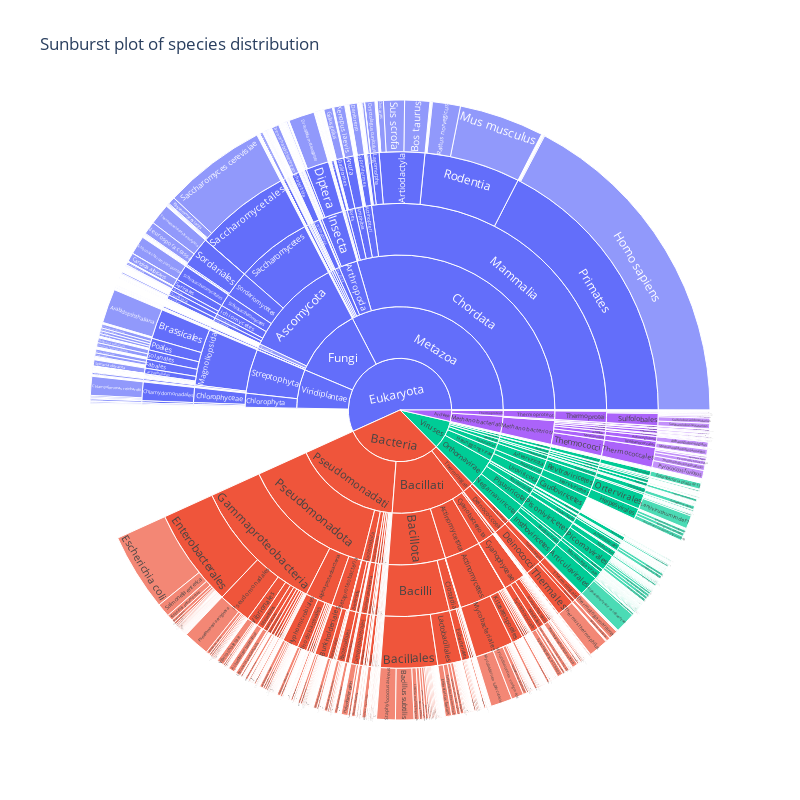

Source (notebook cell):
### Code cell
px.sunburst(
    merged_df,
    path=['domain', 'kingdom', 'phylum', 'class', 'order', 'species'],
    values='Count',
    title="Sunburst plot of species distribution",
    color_continuous_scale='orrd',
    height=800,
    width=800
)

### Figure 1 — Plotly figure (JSON) as saved in the notebook; plotly's stock layout.template omitted (floating-point values rounded to 4 significant figures; data arrays with more than 128 entries replaced by an {"elided": "..."} marker saying what was removed)
{"data": [{"branchvalues": "total", "domain": {"x": [0, 1], "y": [0, 1]}, "hovertemplate": "labels=%{label}<br>Count=%{value}<br>parent=%{parent}<br>id=%{id}<extra></extra>", "ids": {"elided": "2772 str values"}, "labels": {"elided": "2772 str values"}, "name": "", "parents": {"elided": "2772 str values"}, "type": "sunburst", "values": {"elided": "2772 float values"}}], "layout": {"height": 800, "legend": {"tracegroupgap": 0}, "title": {"text": "Sunburst plot of species distribution"}, "width": 800}}
